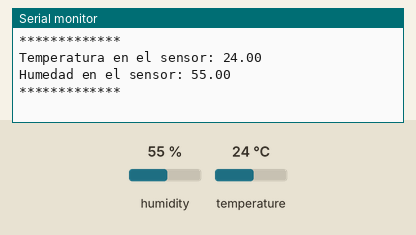
This sketch was run on a simulated Arduino Uno, built with avr-gcc and run on an emulated ATmega328P. Shown: the last lines printed to the serial monitor. The inputs (shaded band) are chosen by the test bench; at power-on: humidity 55 %, temperature 24 °C.

Above: at 3.2 s.
3.3 s: humidity set to 22 %
At 7.8 s:
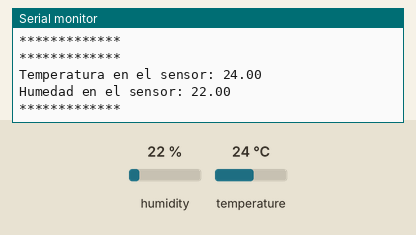
8.9 s: temperature set to 12 °C
At 12.7 s:
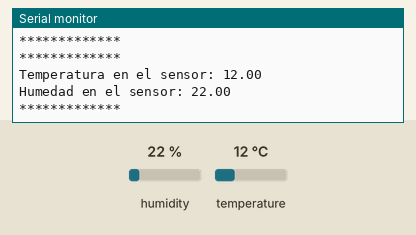
14.5 s: humidity set to 40 %
At 17.6 s:
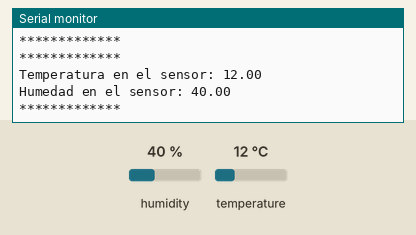
Timing chart, 0 to 19.1 s (numbered marks = the images above; inputs shaded):
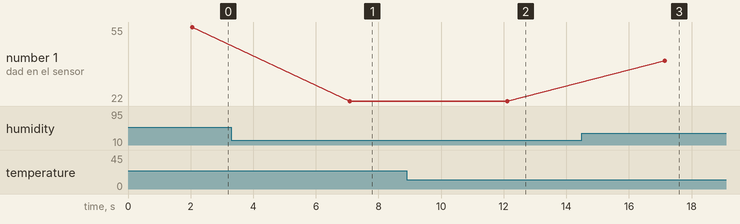

Measured:
- after the input at 3.3 s, the serial monitor: prints a new line after 3.8 s (image 1)
- after the input at 8.9 s, the serial monitor: prints a new line after 3.2 s (image 2)
- after the input at 14.5 s, the serial monitor: prints a new line after 2.6 s (image 3)
- plotted number 1: 55 → 22 after the input at 3.3 s, 22 → 40 after the input at 14.5 s

The sketch:

p3e3.ino
```cpp
#include "DHT.h"
DHT dht15(15, DHT11);

void setup()
{
    Serial.begin(9600);
    delay(2000);
    dht15.begin();
}
void loop()
{
    Serial.println("*************");
    Serial.print("Temperatura en el sensor: ");
    Serial.println((dht15.readTemperature()));
    Serial.print("Humedad en el sensor: ");
    Serial.println((dht15.readHumidity()));
    Serial.println("*************");
    Serial.println("");

    delay(5000);
}
```
